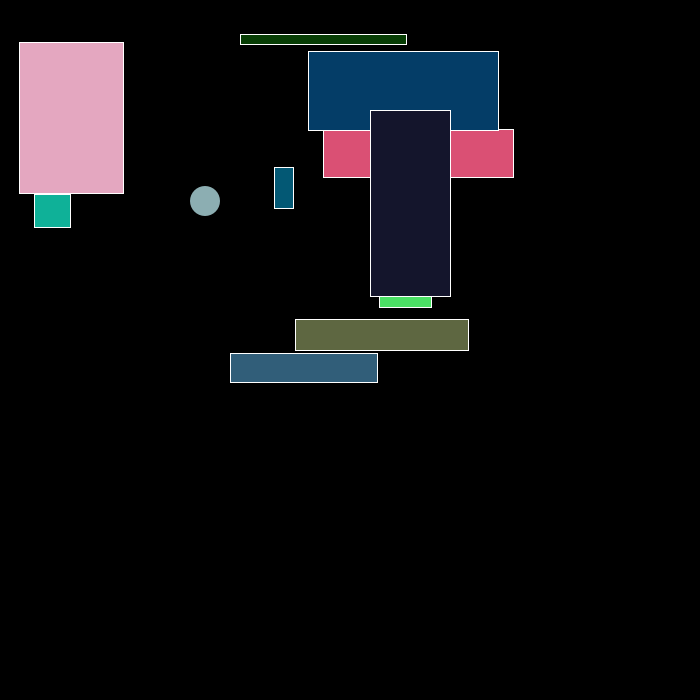
Frame 1 (no input)
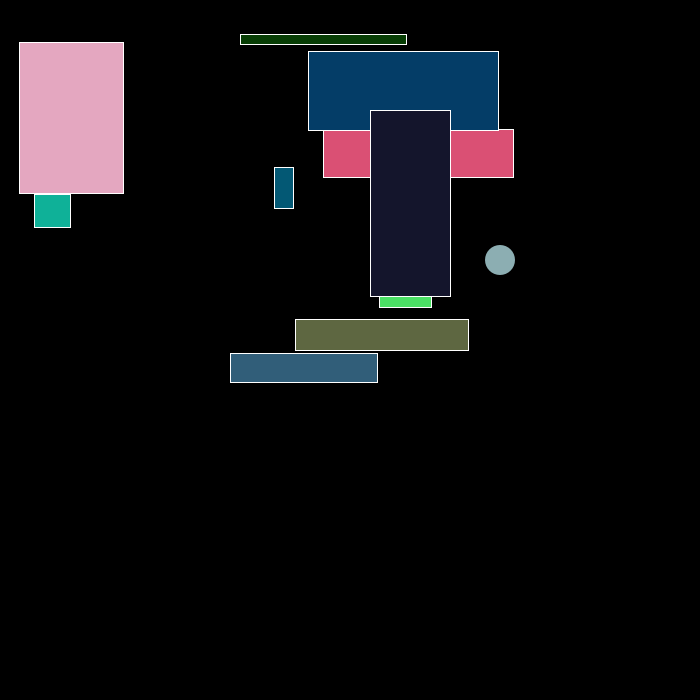
Frame 60 (the mouse pressed at the canvas centre just before this capture)
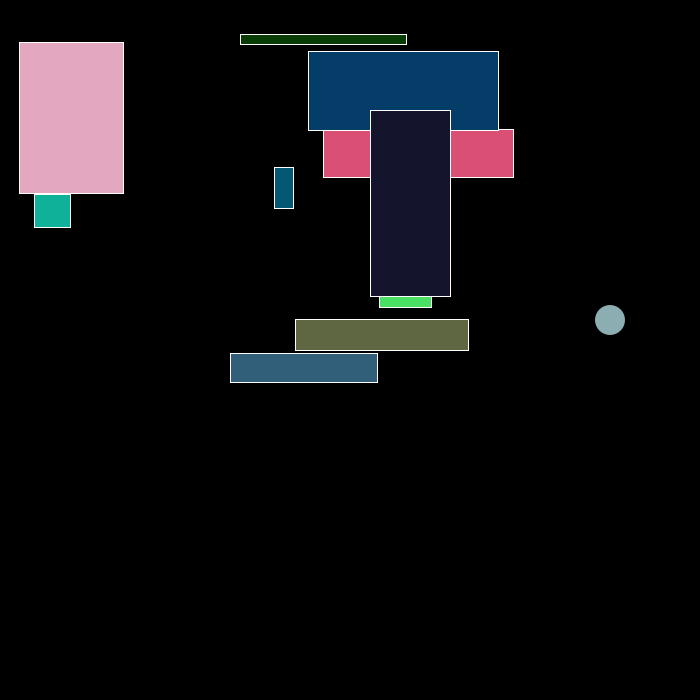
Frame 120 (the mouse held since frame 60 and released just before this capture)

The Processing sketch that drew these frames (run headless with seeded random() and noise(); from frame 60 on, the mouse is pressed at the canvas centre):

// Processing sketch: processing_178502
// ── processing_178502.pde

Ball b;
ArrayList<Rectangle> rectangles = new ArrayList<Rectangle>();

void setup()
{
  
  size(700,700);
  b = new Ball(200,200,5,1);
  for (int i = 0; i < 10; i++)
  {
    //                                   x1         y1            w2         h2                     
    rectangles.add( new Rectangle(random(500),random(500),random(200),random(200) ));
 }
}

void draw()
{
  background(0);
  b.drawBall();
  
  for (int i = 0; i < rectangles.size(); i++)
  {
    Rectangle r = rectangles.get(i);
    r.drawRectangle();
  }
}



class Rectangle
{
  float xpos1;
  float ypos1;
  float width1;
  float height1;
  color c;
  
  
  Rectangle(float x1, float y1, float w2, float h2)
  {
    xpos1 = x1;
    ypos1 = y1;
    width1 = w2;
    height1 = h2;
    c = color(random(255),random(255),random(255));
  }
  
  void drawRectangle() 
  {
    
    stroke(255);
    
    if (b.calculateDistance <= 30)
    {
      fill(255,0,0);
    }
    if (b.calculateDistance(xpos1,ypos1) > 30)
    {
      fill(c);
      
    }
     rect(xpos1,ypos1,width1,height1);
  
  
       

//moves
    if (keyPressed) 
  {
      if (keyCode == LEFT)
  {
       xpos1 = xpos1 - 5;
  }
  if (keyCode == RIGHT)
  {
    xpos1 = xpos1 + 5;
    
  }
   if (keyCode == UP)
  {
       ypos1 = ypos1 - 5;
  }
  if (keyCode == DOWN)
  {
    ypos1 = ypos1 + 5;
  
}
  }
  
 //keeps on screen
 
  if (xpos1 <= 0)
  {
    xpos1 = 0;
  }
  
  if (xpos1 >= 700 - width1)
  {
    xpos1 = 700 - width1 ;
  }
  
   if (ypos1 <= 0)
  {
    ypos1 = 0;
  }
  
  if (ypos1 >= 700 - height1)
  {
    ypos1 = 700 - height1;
  }



  }
}
 

class Ball
{
  float xpos;
  float ypos;
  float xvel;
  float yvel;
  float size;
  float calculateDistance;
  

  
  Ball(float x, float y, float xv, float yv)
  {
    xpos = x;
    ypos = y;
    xvel = xv;
    yvel = yv;
    size = 30;
  }
  
  void drawBall()
  {
    xpos += xvel;
    ypos += yvel;
    
    if ((xpos < 0) || (xpos > width))  xvel *= -1;
    if ((ypos < 0) || (ypos > height))  yvel *= -1;
    fill(#8CAEB2);
    noStroke();
    ellipse(xpos,ypos,size,size);
  }
  float  calculateDistance(float xpos1, float ypos1)
  {
    return dist(xpos1,ypos1,xpos,ypos);
    
}
}
  
